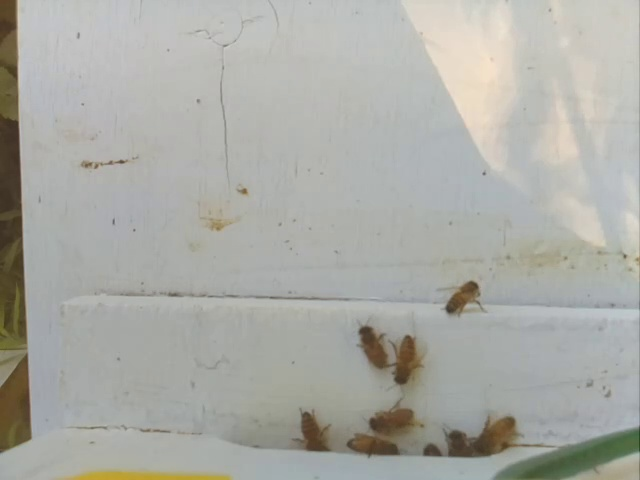
#> input picture Edge Detection/image107.jpg, 640 x 480 px
$ python edge_reduc.py --images .
#> lines starting #> are read from the running program, lines starting #| are printed output that depends on the picture
import numpy as np
import argparse
import glob
import cv2 as cv

def auto_canny(image, sigma = 0.33):
    v=np.median(image)
    lower=int(max(0,(1.0-sigma)*v))
    upper=int(min(255,(1.0+sigma)*v))
    edged=cv.Canny(image,lower,upper)
    return edged

ap = argparse.ArgumentParser()
ap.add_argument("-i",'--images',required=True,
    help="path to input dataset of images")
args=vars(ap.parse_args())

for imagePath in glob.glob(args['images'] + "/*.jpg"):
    image = cv.imread(imagePath)
#> image is the input picture: shape (480, 640, 3); mean B, G, R 165.2, 171.3, 170.8
    gray = cv.cvtColor(image, cv.COLOR_BGR2GRAY)
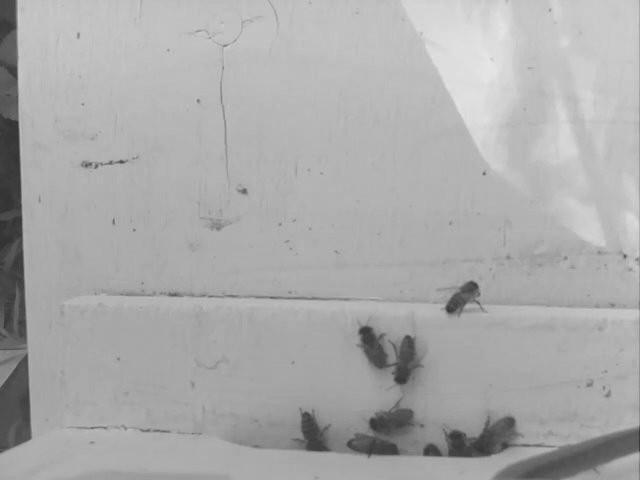
#> gray: shape (480, 640); min 50, max 232, mean 170.4
    blurred = cv.GaussianBlur(gray, (3,3), 0)
    wide = cv.Canny(blurred, 10, 100)
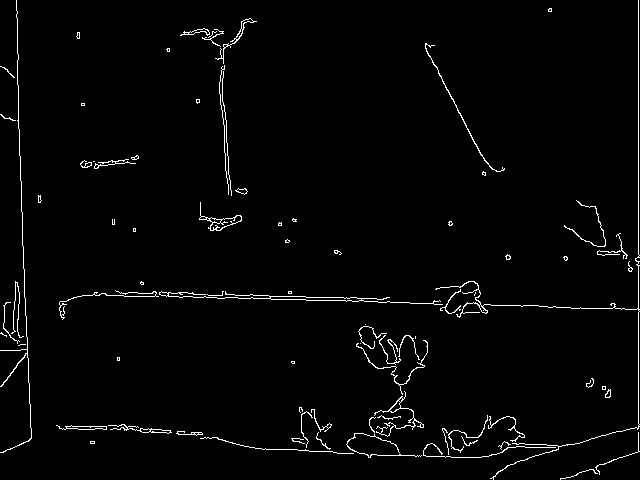
#> wide: shape (480, 640); 2.1% white in thin lines or dots
    tight = cv.Canny(blurred, 255, 250)
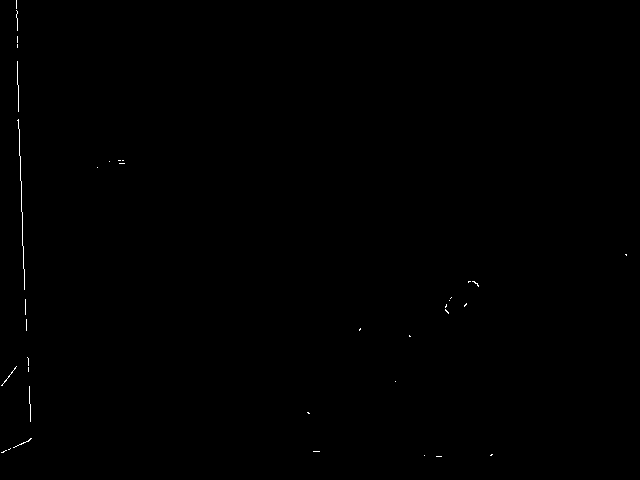
#> tight: shape (480, 640); 0.16% white in thin lines or dots
    auto = auto_canny(blurred)
#> in auto_canny, `v=np.median(image)`: v = 173
#> in auto_canny, `lower=int(max(0,(1.0-sigma)*v))`: lower = 115
#> in auto_canny, `upper=int(min(255,(1.0+sigma)*v))`: upper = 230
#> in auto_canny, `edged=cv.Canny(image,lower,upper)`:
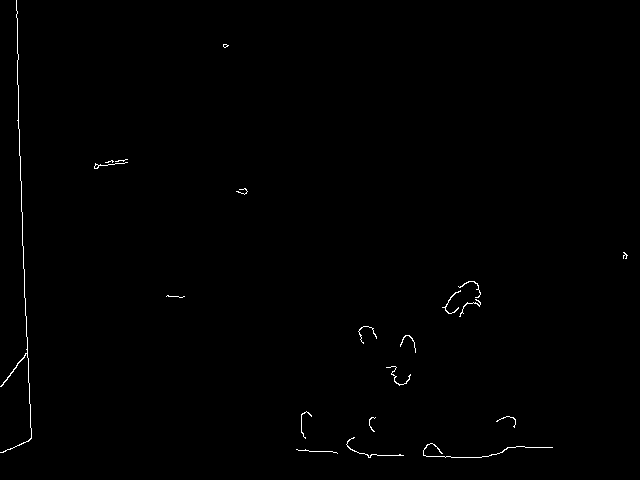
#> edged: shape (480, 640); 0.46% white in thin lines or dots

    cv.imshow("Original", image)
    cv.imshow("Edges", np.hstack([wide, tight, auto]))
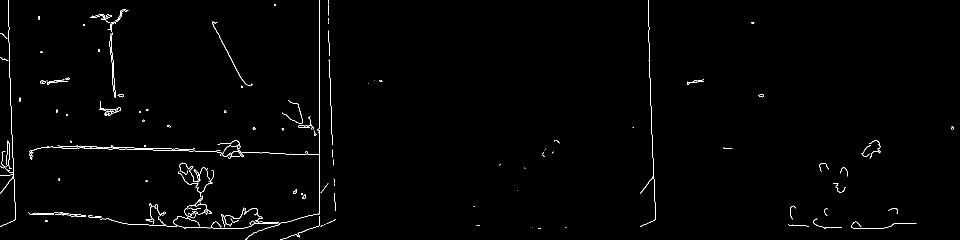
#> window 'Edges': shape (480, 1920) (shown at 1/2 size); 0.91% white in thin lines or dots
    cv.waitKey(0)
#> pass 2 of the loop `for imagePath in glob.glob(args['images'] + "/*.jpg"):`:
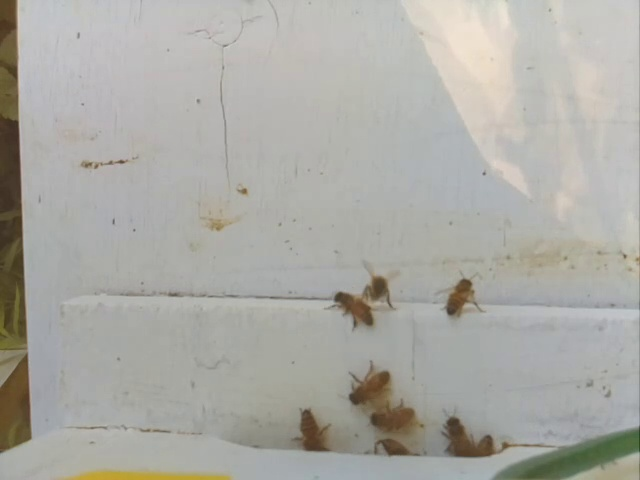
#> input picture Edge Detection/image108.jpg, 640 x 480 px
#> image is the input picture: shape (480, 640, 3); mean B, G, R 164.3, 170.4, 171.2
#> `wide = cv.Canny(blurred, 10, 100)`:
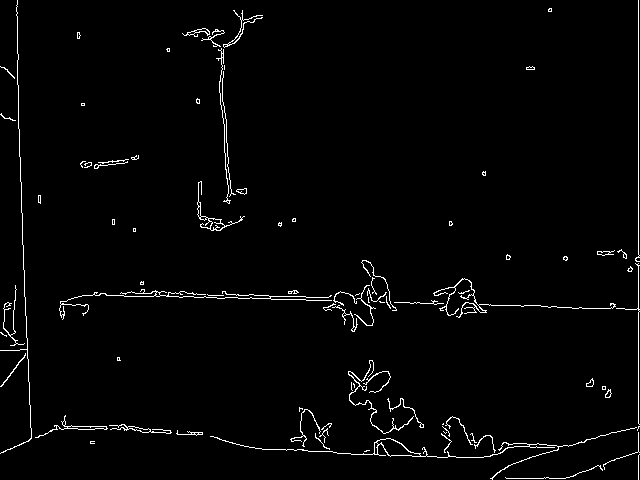
#> wide: shape (480, 640); 2.1% white in thin lines or dots
#> tight: shape (480, 640); 0.17% white in thin lines or dots
#> edged: shape (480, 640); 0.47% white in thin lines or dots
#> `cv.imshow("Edges", np.hstack([wide, tight, auto]))`:
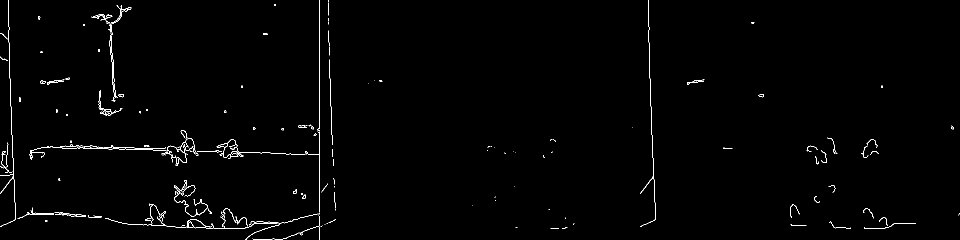
#> window 'Edges': shape (480, 1920) (shown at 1/2 size); 0.9% white in thin lines or dots
